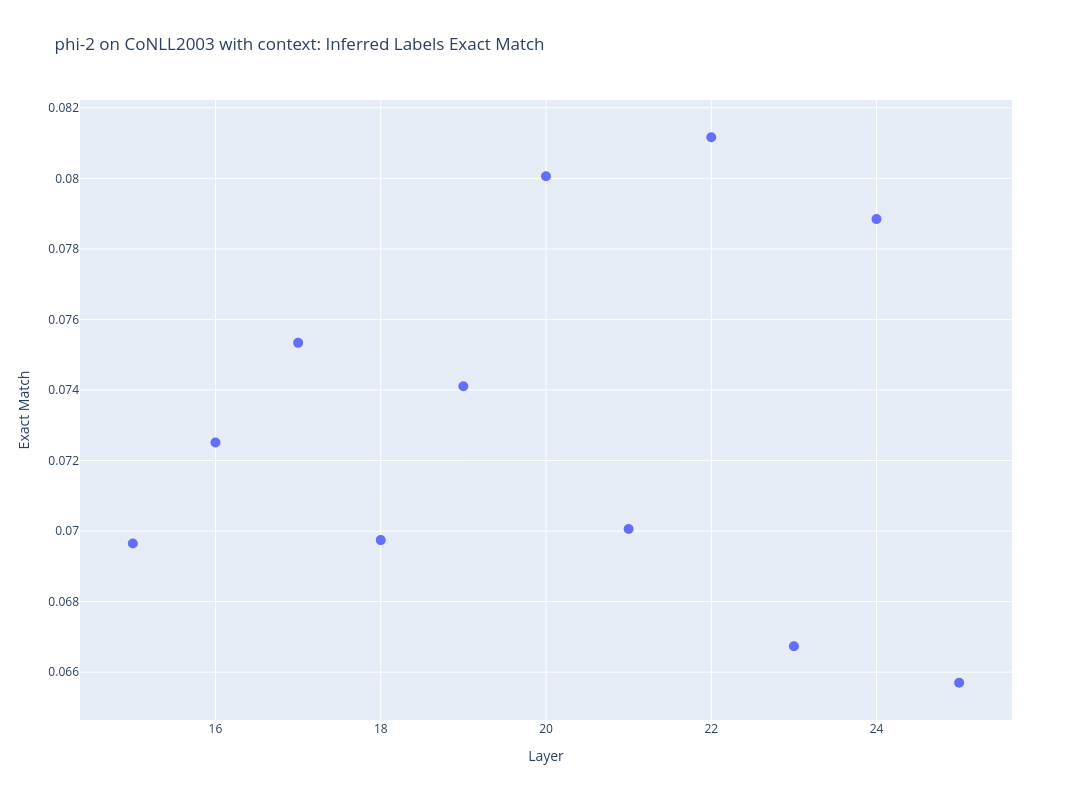

The notebook cell saved with this chart:
### Code cell
def plot_all_interactive(
        metric: str,
        filtered_results: pd.DataFrame,
        ):
    layers = []
    accs = []
    hover_texts = []
    y = []
    for ind, data in filtered_results.iterrows():
        layers.append(data["layer"])
        try:
            acc = max([log["test accuracy"] for log in data["history"]])
        except:
            acc = np.nan
        m = data["Eval"][metric]
        y.append(m)
        accs.append(acc)
        t = data["date"]
        date_hr = time.strftime('%b %d %Hh%M', time.localtime(t))
        hover_text = f"run {data['run']} | Layer: {data['layer']} | acc: {acc:.3f}<br>epochs: {data['epochs']}, LR: {data['lr']}, b_size: {data['batch_size']}<br>{metric}: {data['Eval'][metric]:.2f}<br>{data['extraction_method']} | {date_hr}"  # Adjust as needed
        hover_texts.append(hover_text)

    # Create a scatter plot
    fig = go.Figure(data=go.Scatter(
        x=layers,
        # y=accs,
        y=y,
        mode='markers',
        marker=dict(size=10),
        text=hover_texts,  # Hover text
        hoverinfo='text'
            ),
        )

    # Add titles and labels
    fig.update_layout(
        title=f"{model_name.split('/')[-1]} on {dataset_name} with{'' if with_context else 'out'} context: Inferred Labels {metric}",
        xaxis_title="Layer",
        yaxis_title=metric,
        legend_title="Legend",
        hovermode="closest",
        width=1500,
        height=800,
    )
    fig.show()


metric = "Partial Match"
metric = "Chr-F"
metric = "Exact Match"


plot_all_interactive(metric, filtered_results)

### Figure 1 — Plotly figure (JSON) as saved in the notebook; plotly's stock layout.template omitted (floating-point values rounded to 4 significant figures)
{"data": [{"hoverinfo": "text", "marker": {"size": 10}, "mode": "markers", "text": ["run 0.0 | Layer: 22 | acc: 0.753<br>epochs: 10, LR: 0.04, b_size: 30<br>Exact Match: 0.08<br>random_sample | Nov 25 18h13", "run 0.0 | Layer: 24 | acc: 0.741<br>epochs: 10, LR: 0.04, b_size: 30<br>Exact Match: 0.08<br>random_sample | Nov 25 18h14", "run 0.0 | Layer: 15 | acc: 0.750<br>epochs: 10, LR: 0.04, b_size: 30<br>Exact Match: 0.07<br>random_sample | Nov 25 18h07", "run 0.0 | Layer: 21 | acc: 0.749<br>epochs: 10, LR: 0.04, b_size: 30<br>Exact Match: 0.07<br>random_sample | Nov 25 18h14", "run 0.0 | Layer: 16 | acc: 0.756<br>epochs: 10, LR: 0.04, b_size: 30<br>Exact Match: 0.07<br>random_sample | Nov 25 18h05", "run 0.0 | Layer: 18 | acc: 0.749<br>epochs: 10, LR: 0.04, b_size: 30<br>Exact Match: 0.07<br>random_sample | Nov 25 18h09", "run 0.0 | Layer: 23 | acc: 0.747<br>epochs: 10, LR: 0.04, b_size: 30<br>Exact Match: 0.07<br>random_sample | Nov 25 18h13", "run 0.0 | Layer: 17 | acc: 0.749<br>epochs: 10, LR: 0.04, b_size: 30<br>Exact Match: 0.08<br>random_sample | Nov 25 18h11", "run 0.0 | Layer: 19 | acc: 0.752<br>epochs: 10, LR: 0.04, b_size: 30<br>Exact Match: 0.07<br>random_sample | Nov 25 18h09", "run 0.0 | Layer: 25 | acc: 0.747<br>epochs: 10, LR: 0.04, b_size: 30<br>Exact Match: 0.07<br>random_sample | Nov 25 18h29", "run 0.0 | Layer: 20 | acc: 0.748<br>epochs: 10, LR: 0.04, b_size: 30<br>Exact Match: 0.08<br>random_sample | Nov 25 18h15"], "type": "scatter", "x": [22, 24, 15, 21, 16, 18, 23, 17, 19, 25, 20], "y": [0.08116, 0.07884, 0.06965, 0.07006, 0.07251, 0.06974, 0.06674, 0.07534, 0.0741, 0.0657, 0.08006]}], "layout": {"height": 800, "hovermode": "closest", "legend": {"title": {"text": "Legend"}}, "title": {"text": "phi-2 on CoNLL2003 with context: Inferred Labels Exact Match"}, "width": 1500, "xaxis": {"title": {"text": "Layer"}}, "yaxis": {"title": {"text": "Exact Match"}}}}
